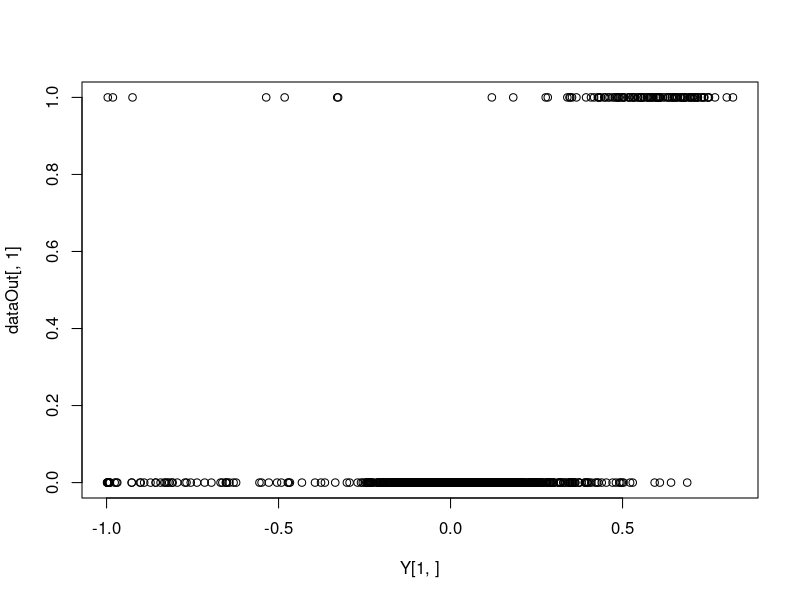
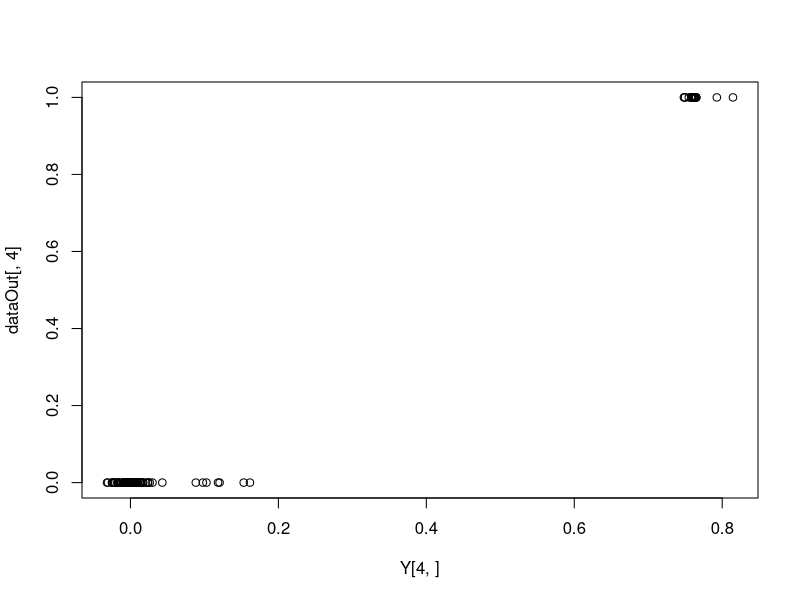
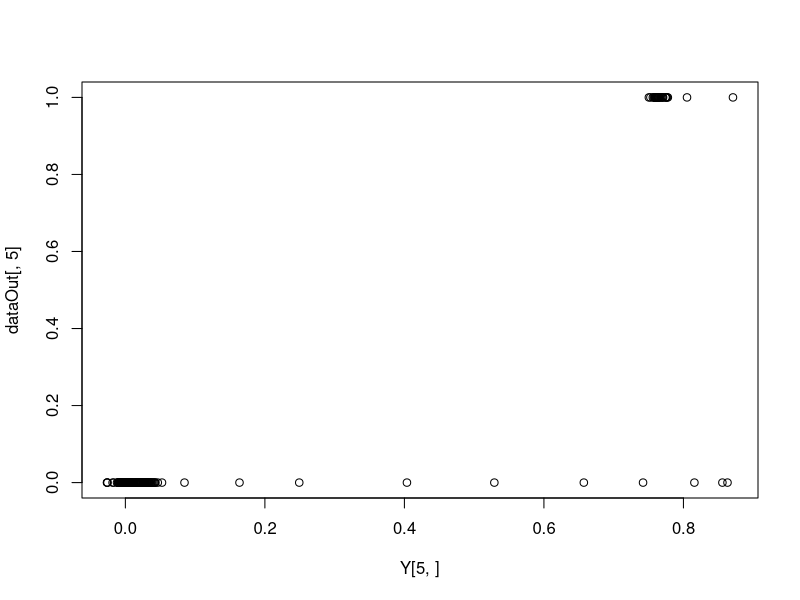
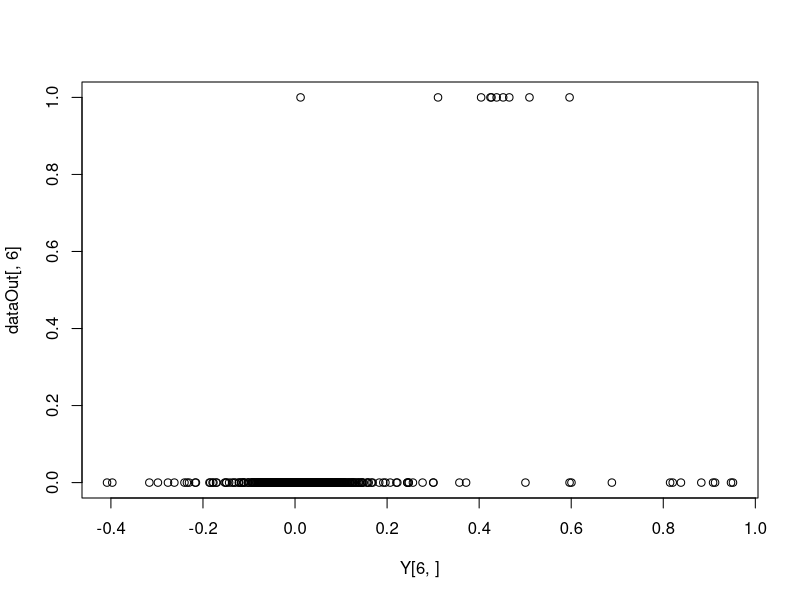
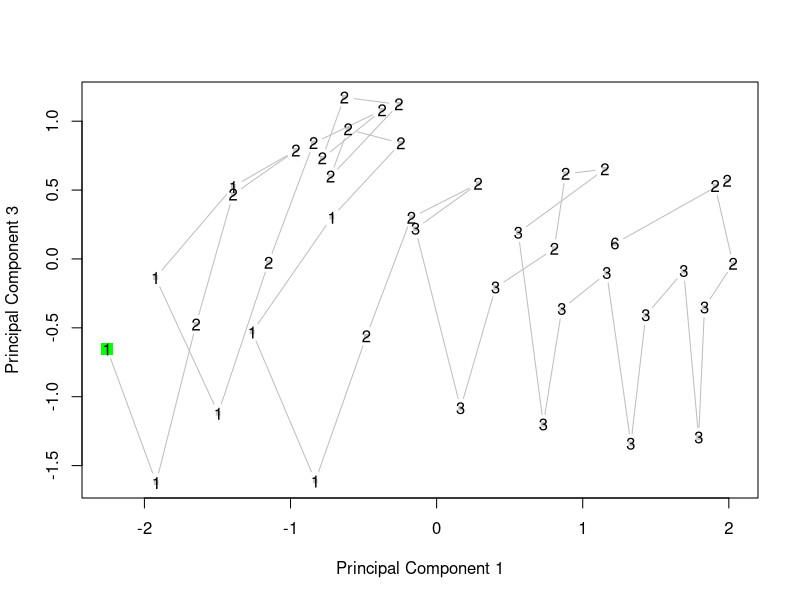
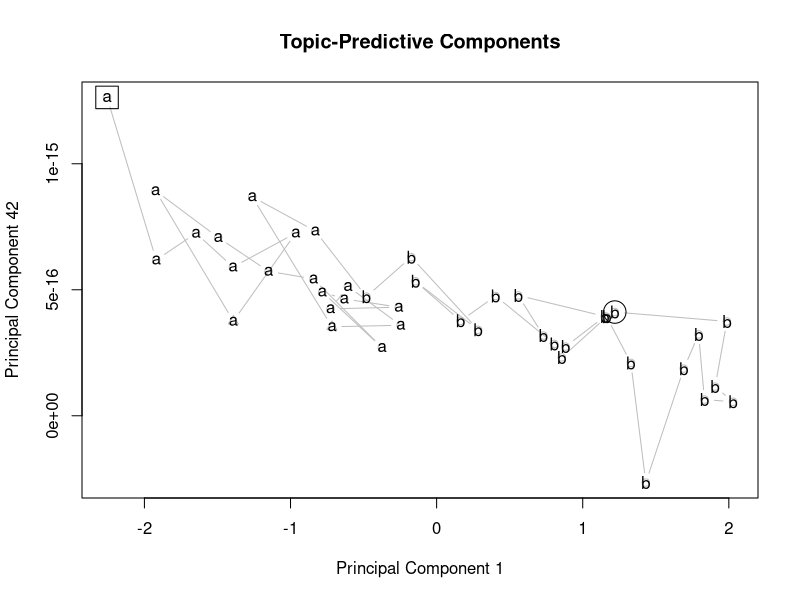
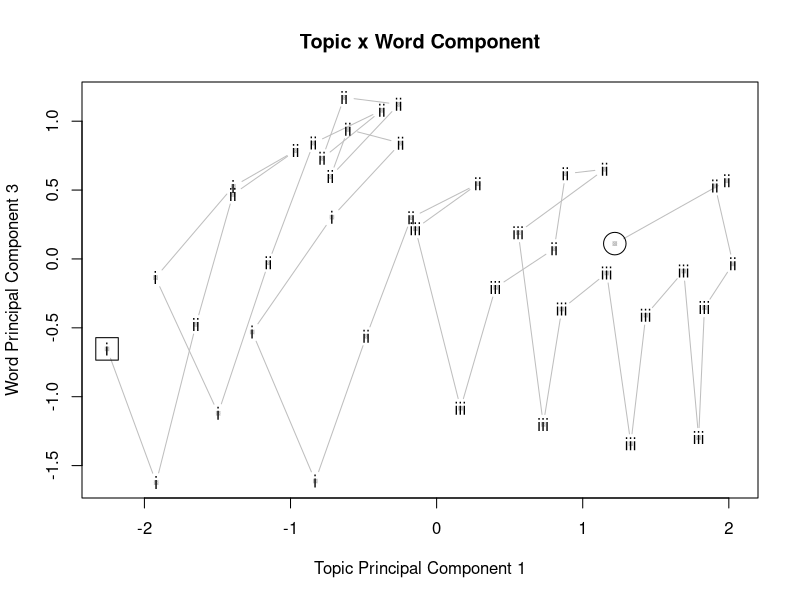
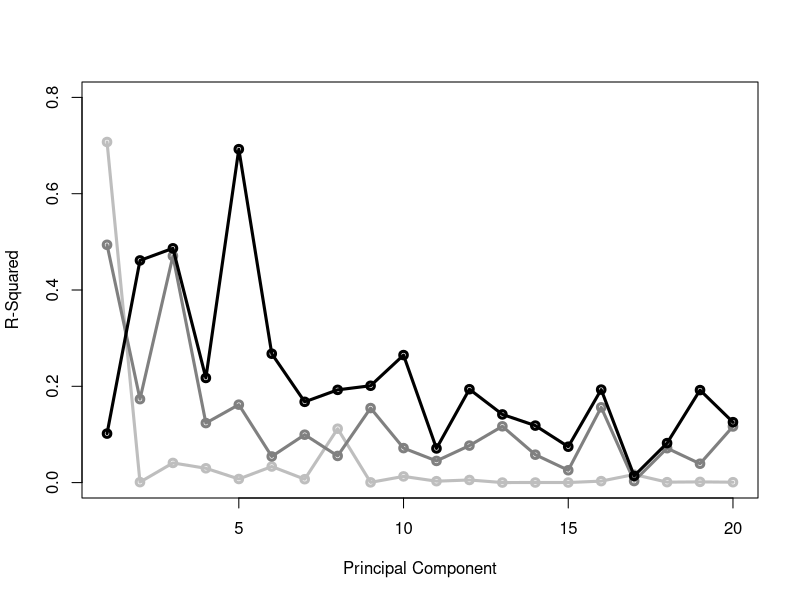

Write the R code that produced these figures, in order.
### programmed by R. Dale, Jan. 2017
### built from the ESN demonstration code of
# Mantas Lukosevicius 2012, http://minds.jacobs-university.de/mantas

####################################
# train on large input data based on grammar (see sentgen grammar)
####################################

# note: make sure to set.seed with single simulation used in paper (=62), if reproducing model/results exactly
# set.seed(seedRand)

data = read.table('data/training.data',sep=',',skip=2)$V1 # uses sentgen output based on logic of convo (topics, words, phonemes)
dataIn = matrix(0,length(data),6)
dataIn[1:length(data)+(data[1:length(data)]-1)*length(data)] = 1
dataOut = dataIn[2:nrow(dataIn),] # it's prediction (then generation), so take one off
dataIn = dataIn[1:(nrow(dataIn)-1),] 

####################################
# generate the ESN reservoir 
####################################

inSize = 6 # 5 "phonemes" and one "end of turn" marker
outSize = 6
resSize = 500
a = 0.3 # leaking rate
l = length(data)-1 # since it's prediction, take one off

Win = matrix(runif(resSize*(1+inSize),-0.5,0.5),resSize) # input to reservoir
W = matrix(runif(resSize*resSize,-0.5,0.5),resSize) # reservoir recurrent connections
rhoW = abs(eigen(W,only.values=TRUE)$values[1]) # singular values of echo state W
W = W * 1.25 / rhoW # set spectral radius of 1 to ensure ES property (Jaeger, 2007)

X = matrix(0,1+inSize+resSize,l) # collect activations on reservoir + input + "on" state
Yt = dataOut[1:l,] # desired output

####################################
# run the reservoir, train to output
####################################

x = rep(0,resSize)
for (t in 1:(l-1)){
  u = t(dataIn[t,])
  x = (1-a)*x + a*tanh( Win %*% c(1,u) + W %*% x )
  X[,t] = c(1,u,x) # collect reservoir activations
}

reg = 1e-8  # regularization coefficient
X_T = t(X)
# regression coefficients
Wout = t(Yt) %*% X_T %*% solve( X %*% X_T + reg*diag(1+inSize+resSize) )

####################################
# run it against input data and see how it does after training
####################################

Y = matrix(0,outSize,l)
for (t in 1:l){
  u = dataIn[t,]  
  x = (1-a)*x + a*tanh( Win %*% c(1,u) + W %*% x)
  y = tanh(Wout %*% c(1,u,x))
  Y[,t] = y
}

par(mfrow=c(1,1))
plot(Y[1,],dataOut[,1]) # predicting topic 1 only phoneme
plot(Y[4,],dataOut[,4]) # consistent phoneme (both topics)
plot(Y[5,],dataOut[,5]) # predicting topic 2 only phoneme
plot(Y[6,],dataOut[,6]) # predicting final word; should be hardest


####################################
# get small test set transitioning from t1 to t2
####################################

data = read.table('data/test.data',sep=',',skip=2) # uses sentgen output based on logic of convo (topics, words, phonemes)
words = data$V3 # see data file
topics = data$V2

data = data$V1

dataIn = matrix(0,length(data),6)
dataIn[1:length(data)+(data[1:length(data)]-1)*length(data)] = 1
dataOut = dataIn[2:nrow(dataIn),] # it's prediction (then generation), so take one off
dataIn = dataIn[1:(nrow(dataIn)-1),] 
l = dim(dataIn)[1]

####################################
# let's visualize how it moves between "topic spaces" in test set
####################################

Y = matrix(0,outSize,l)
xs = c()
for (t in 1:l){
  u = dataIn[t,]  
  x = (1-a)*x + a*tanh( Win %*% c(1,u) + W %*% x)
  xs = cbind(xs,x)
  y = tanh(Wout %*% c(1,u,x))
  Y[,t] = y
}

xsp = prcomp(t(xs)) # find components in activation space used to separate solutions

# find best predicting components for TOPIC
rsqs = c()
for (i in 1:min(resSize,l)) {
  rsqs = c(rsqs,summary(lm(xsp$x[,i]~as.factor(topics[2:(l+1)])))$r.squared)
}
d1 = sort(rsqs,index=T,decreasing=T)$ix[1]
d2 = sort(rsqs,index=T,decreasing=T)$ix[2]

convLabels = c("a","b")
labSeq = convLabels[topics]

pdf(file="figures/convo_topic_transitions.pdf",height=6,width=5)
plotDat = xsp$x
plot(plotDat[,d1],plotDat[,d2],type='b',pch=dataOut+1,col='gray',main='Topic-Predictive Components',
     xlab=paste('Principal Component',d1),ylab=paste('Principal Component',d2))
points(plotDat[1,d1],plotDat[1,d2],type='p',cex=3,pch=0,col='black')
points(plotDat[l,d1],plotDat[l,d2],type='p',cex=3,pch=1,col='black')
text(plotDat[,d1],plotDat[,d2],lab=labSeq[2:(l+1)],cex=1)
dev.off()
td1 = d1 # save for later

####################################
# visualize how it moves in components that best predict word identity
####################################

# find the best components for WORD
rsqs = c()
for (i in 1:min(resSize,l)) {
  rsqs = c(rsqs,summary(lm(xsp$x[,i]~as.factor(words[2:(l+1)])))$r.squared)
}
d1 = sort(rsqs,index=T,decreasing=T)$ix[1]
d2 = sort(rsqs,index=T,decreasing=T)$ix[2]

plotDat = xsp$x
plot(plotDat[,d1],plotDat[,d2],type='b',pch=13,cex=.5,col='gray',
     xlab=paste('Principal Component',d1),ylab=paste('Principal Component',d2))
points(plotDat[1,d1],plotDat[1,d2],type='p',cex=1.5,pch=15,col='green')
text(plotDat[,d1],plotDat[,d2],lab=words[2:(l+1)],cex=1)
if (d1==td1) {
  wd1 = d2
} else {
  wd1 = d1
}

convLabels = c("i","ii","iii")
labSeq = convLabels[words]

pdf(file="figures/convo_word_and_topic_transitions.pdf",height=6,width=5)
plotDat = xsp$x
plot(plotDat[,td1],plotDat[,wd1],type='b',pch=13,cex=.5,col='gray',main='Topic x Word Component',
     xlab=paste('Topic Principal Component',td1),ylab=paste('Word Principal Component',wd1))
points(plotDat[1,td1],plotDat[1,wd1],type='p',cex=3,pch=0,col='black')
points(plotDat[l,td1],plotDat[l,wd1],type='p',cex=3,pch=1,col='black')
text(plotDat[,td1],plotDat[,wd1],lab=labSeq[2:(l+1)],cex=1)
dev.off()

####################################
# gather the data about how the components are predicting sound, word, topic
####################################

coefsT = c() # coefficients for topic, word, and sound across first 20 PCA components
coefsW = c()
coefsS = c()
for (i in 1:20) {
  # predict then get factor coefficient
  coefsT = c(coefsT,summary(lm(plotDat[,i]~as.factor(topics[2:(l+1)])))$r.squared)
  coefsW = c(coefsW,summary(lm(plotDat[,i]~as.factor(words[2:(l+1)])))$r.squared)
  coefsS = c(coefsS,summary(lm(plotDat[,i]~as.factor(data[2:(l+1)])))$r.squared)
}
# plot 'em together
pdf(file="figures/pcs_by_predictors.pdf",height=6,width=5)
plot(abs(coefsT),lwd=3,col='gray',type='o',xlab='Principal Component',ylab='R-Squared',ylim=c(0,.8))
#text(4,2,'topics',col='gray',cex=1.5)
points(abs(coefsW),lwd=3,col=rgb(.5,.5,.5),type='o')
#text(5.2,1.2,'words',col=rgb(.5,.5,.5),cex=1.5)
points(abs(coefsS),lwd=3,col='black',type='o')
#text(10,.4,'sounds',col='black',cex=1.5)
dev.off()

